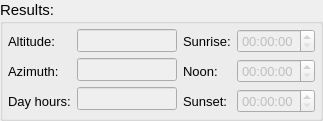
             <widget class="QGroupBox" name="groupBox_4">
              <property name="sizePolicy">
               <sizepolicy hsizetype="Maximum" vsizetype="Maximum">
                <horstretch>0</horstretch>
                <verstretch>0</verstretch>
               </sizepolicy>
              </property>
              <property name="font">
               <font>
                <pointsize>11</pointsize>
                <italic>false</italic>
               </font>
              </property>
              <property name="toolTip">
               <string>These are the results of the adjustments made</string>
              </property>
              <property name="title">
               <string>Results:</string>
              </property>
              <layout class="QGridLayout" name="gridLayout_9">
               <property name="sizeConstraint">
                <enum>QLayout::SetFixedSize</enum>
               </property>
               <property name="leftMargin">
                <number>5</number>
               </property>
               <property name="topMargin">
                <number>5</number>
               </property>
               <property name="rightMargin">
                <number>5</number>
               </property>
               <property name="bottomMargin">
                <number>5</number>
               </property>
               <item row="0" column="1">
                <layout class="QHBoxLayout" name="horizontalLayout_2">
                 <property name="sizeConstraint">
                  <enum>QLayout::SetFixedSize</enum>
                 </property>
                 <item>
                  <layout class="QVBoxLayout" name="verticalLayout">
                   <item>
                    <widget class="QLabel" name="label_5_Altitude">
                     <property name="sizePolicy">
                      <sizepolicy hsizetype="Maximum" vsizetype="Preferred">
                       <horstretch>0</horstretch>
                       <verstretch>0</verstretch>
                      </sizepolicy>
                     </property>
                     <property name="font">
                      <font>
                       <pointsize>10</pointsize>
                       <italic>false</italic>
                      </font>
                     </property>
                     <property name="text">
                      <string>Altitude:</string>
                     </property>
                    </widget>
                   </item>
                   <item>
                    <widget class="QLabel" name="label_5_Azimuth">
                     <property name="sizePolicy">
                      <sizepolicy hsizetype="Maximum" vsizetype="Preferred">
                       <horstretch>0</horstretch>
                       <verstretch>0</verstretch>
                      </sizepolicy>
                     </property>
                     <property name="font">
                      <font>
                       <pointsize>10</pointsize>
                       <italic>false</italic>
                      </font>
                     </property>
                     <property name="text">
                      <string>Azimuth:</string>
                     </property>
                    </widget>
                   </item>
                   <item>
                    <widget class="QLabel" name="label_5_Day_hours">
                     <property name="sizePolicy">
                      <sizepolicy hsizetype="Maximum" vsizetype="Preferred">
                       <horstretch>0</horstretch>
                       <verstretch>0</verstretch>
                      </sizepolicy>
                     </property>
                     <property name="font">
                      <font>
                       <pointsize>10</pointsize>
                       <italic>false</italic>
                      </font>
                     </property>
                     <property name="text">
                      <string>Day hours:</string>
                     </property>
                    </widget>
                   </item>
                  </layout>
                 </item>
                 <item>
                  <layout class="QVBoxLayout" name="verticalLayout_4">
                   <item>
                    <widget class="QLineEdit" name="lineEdit_5_Altitude_result">
                     <property name="enabled">
                      <bool>false</bool>
                     </property>
                     <property name="sizePolicy">
                      <sizepolicy hsizetype="Maximum" vsizetype="Fixed">
                       <horstretch>0</horstretch>
                       <verstretch>0</verstretch>
                      </sizepolicy>
                     </property>
                     <property name="minimumSize">
                      <size>
                       <width>50</width>
                       <height>0</height>
                      </size>
                     </property>
                     <property name="maximumSize">
                      <size>
                       <width>100</width>
                       <height>16777215</height>
                      </size>
                     </property>
                     <property name="font">
                      <font>
                       <pointsize>10</pointsize>
                       <italic>false</italic>
                      </font>
                     </property>
                     <property name="text">
                      <string/>
                     </property>
                    </widget>
                   </item>
                   <item>
                    <widget class="QLineEdit" name="lineEdit_5_Azimuth_result">
                     <property name="enabled">
                      <bool>false</bool>
                     </property>
                     <property name="sizePolicy">
                      <sizepolicy hsizetype="Maximum" vsizetype="Fixed">
                       <horstretch>0</horstretch>
                       <verstretch>0</verstretch>
                      </sizepolicy>
                     </property>
                     <property name="minimumSize">
                      <size>
                       <width>50</width>
                       <height>0</height>
                      </size>
                     </property>
                     <property name="maximumSize">
                      <size>
                       <width>100</width>
                       <height>16777215</height>
                      </size>
                     </property>
                     <property name="font">
                      <font>
                       <pointsize>10</pointsize>
                       <italic>false</italic>
                      </font>
                     </property>
                    </widget>
                   </item>
                   <item>
                    <widget class="QLineEdit" name="lineEdit_5_Day_hours_result">
                     <property name="enabled">
                      <bool>false</bool>
                     </property>
                     <property name="sizePolicy">
                      <sizepolicy hsizetype="Maximum" vsizetype="Fixed">
                       <horstretch>0</horstretch>
                       <verstretch>0</verstretch>
                      </sizepolicy>
                     </property>
                     <property name="minimumSize">
                      <size>
                       <width>50</width>
                       <height>0</height>
                      </size>
                     </property>
                     <property name="maximumSize">
                      <size>
                       <width>100</width>
                       <height>16777215</height>
                      </size>
                     </property>
                     <property name="font">
                      <font>
                       <pointsize>10</pointsize>
                       <italic>false</italic>
                      </font>
                     </property>
                    </widget>
                   </item>
                  </layout>
                 </item>
                </layout>
               </item>
               <item row="0" column="2">
                <layout class="QHBoxLayout" name="horizontalLayout_3">
                 <property name="sizeConstraint">
                  <enum>QLayout::SetFixedSize</enum>
                 </property>
                 <item>
                  <layout class="QVBoxLayout" name="verticalLayout_5">
                   <item>
                    <widget class="QLabel" name="label_5_Sunrise">
                     <property name="font">
                      <font>
                       <pointsize>10</pointsize>
                       <italic>false</italic>
                      </font>
                     </property>
                     <property name="text">
                      <string>Sunrise:</string>
                     </property>
                    </widget>
                   </item>
                   <item>
                    <widget class="QLabel" name="label_5_Noon">
                     <property name="font">
                      <font>
                       <pointsize>10</pointsize>
                       <italic>false</italic>
                      </font>
                     </property>
                     <property name="text">
                      <string>Noon:</string>
                     </property>
                    </widget>
                   </item>
                   <item>
                    <widget class="QLabel" name="label_5_Sunset">
                     <property name="font">
                      <font>
                       <pointsize>10</pointsize>
                       <italic>false</italic>
                      </font>
                     </property>
                     <property name="text">
                      <string>Sunset:</string>
                     </property>
                    </widget>
                   </item>
                  </layout>
                 </item>
                 <item>
                  <layout class="QVBoxLayout" name="verticalLayout_3">
                   <property name="sizeConstraint">
                    <enum>QLayout::SetFixedSize</enum>
                   </property>
                   <item>
                    <widget class="QTimeEdit" name="timeEdit_5_Sunrise_result">
                     <property name="enabled">
                      <bool>false</bool>
                     </property>
                     <property name="sizePolicy">
                      <sizepolicy hsizetype="Fixed" vsizetype="Fixed">
                       <horstretch>0</horstretch>
                       <verstretch>0</verstretch>
                      </sizepolicy>
                     </property>
                     <property name="font">
                      <font>
                       <pointsize>10</pointsize>
                       <italic>false</italic>
                      </font>
                     </property>
                    </widget>
                   </item>
                   <item>
                    <widget class="QTimeEdit" name="timeEdit_5_Noon_result">
                     <property name="enabled">
                      <bool>false</bool>
                     </property>
                     <property name="sizePolicy">
                      <sizepolicy hsizetype="Fixed" vsizetype="Fixed">
                       <horstretch>0</horstretch>
                       <verstretch>0</verstretch>
                      </sizepolicy>
                     </property>
                     <property name="font">
                      <font>
                       <pointsize>10</pointsize>
                       <italic>false</italic>
                      </font>
                     </property>
                    </widget>
                   </item>
                   <item>
                    <widget class="QTimeEdit" name="timeEdit_5_Sunset_result">
                     <property name="enabled">
                      <bool>false</bool>
                     </property>
                     <property name="sizePolicy">
                      <sizepolicy hsizetype="Fixed" vsizetype="Fixed">
                       <horstretch>0</horstretch>
                       <verstretch>0</verstretch>
                      </sizepolicy>
                     </property>
                     <property name="font">
                      <font>
                       <pointsize>10</pointsize>
                       <italic>false</italic>
                      </font>
                     </property>
                    </widget>
                   </item>
                  </layout>
                 </item>
                </layout>
               </item>
              </layout>
             </widget>
